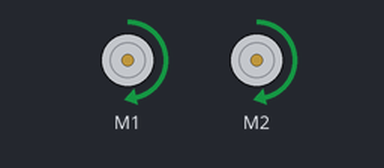
Bench run of a program on a simulated Raspberry Pi (BCM pin numbers). On the bench: 2 × DC motor (green arrow = forward, orange = backward, longer = faster). Motors are numbered in the order the program creates them (left before right in a Robot); what the program prints to the terminal is not drawn. At 5.0 s the program stops and its outputs stay as they are.

Above: at 0.1 s.
At 1.1 s:
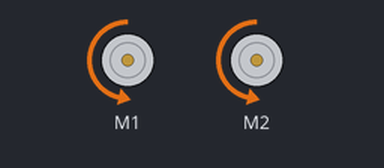
At 2.1 s:
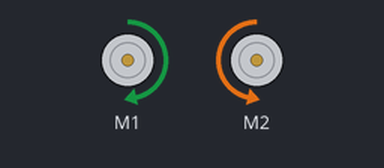
At 4.1 s:
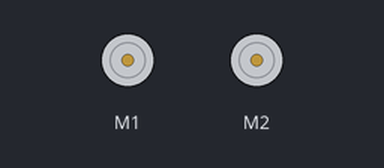
Timing chart, 0 to 5.6 s (numbered marks = the images above):
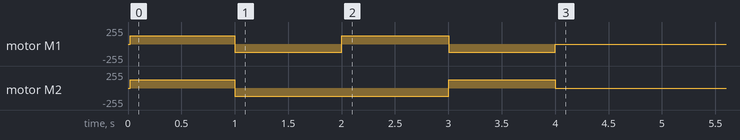

The program:

motor.py
```python
# Import the Motor class from the gpiozero library
from gpiozero import Motor

# Define the tankMotor class to control the motors of a tank-like robot
class tankMotor:
    def __init__(self):
        """Initialize the tankMotor class with GPIO pins for the left and right motors."""
        self.left_motor = Motor(24, 23)  # Initialize the left motor with GPIO pins 23 and 24
        self.right_motor = Motor(5, 6)   # Initialize the right motor with GPIO pins 6 and 5

    def duty_range(self, duty1, duty2):
        """Ensure the duty cycle values are within the valid range (-4095 to 4095)."""
        if duty1 > 4095:
            duty1 = 4095     # Cap the value at 4095 if it exceeds the maximum
        elif duty1 < -4095:
            duty1 = -4095    # Cap the value at -4095 if it falls below the minimum

        if duty2 > 4095:
            duty2 = 4095     # Cap the value at 4095 if it exceeds the maximum
        elif duty2 < -4095:
            duty2 = -4095    # Cap the value at -4095 if it falls below the minimum

        return duty1, duty2  # Return the clamped duty cycle values

    def left_Wheel(self, duty):
        """Control the left wheel based on the duty cycle value."""
        if duty > 0:
            self.left_motor.forward(duty / 4096)    # Move the left motor forward
        elif duty < 0:
            self.left_motor.backward(-duty / 4096)  # Move the left motor backward
        else:
            self.left_motor.stop()                  # Stop the left motor

    def right_Wheel(self, duty):
        """Control the right wheel based on the duty cycle value."""
        if duty > 0:
            self.right_motor.forward(duty / 4096)    # Move the right motor forward
        elif duty < 0:
            self.right_motor.backward(-duty / 4096)  # Move the right motor backward
        else:
            self.right_motor.stop()                  # Stop the right motor

    def setMotorModel(self, duty1, duty2):
        """Set the duty cycle for both motors and ensure they are within the valid range."""
        duty1, duty2 = self.duty_range(duty1, duty2)  # Clamp the duty cycle values
        self.left_Wheel(duty1)   # Control the left wheel
        self.right_Wheel(duty2)  # Control the right wheel

    def close(self):
        """Close the motors to release resources."""
        self.left_motor.close()   # Close the left motor
        self.right_motor.close()  # Close the right motor

# Main program logic follows:
if __name__ == '__main__':
    import time  # Import the time module for sleep functionality
    print('Program is starting ... \n')  # Print a start message
    pwm_motor = tankMotor()              # Create an instance of the tankMotor class

    try:
        pwm_motor.setMotorModel(2000, 2000)    # Set both motors to move forward
        time.sleep(1)                          # Wait for 1 second
        pwm_motor.setMotorModel(-2000, -2000)  # Set both motors to move backward
        time.sleep(1)                          # Wait for 1 second
        pwm_motor.setMotorModel(2000, -2000)   # Turn right(left motor forward, right motor backward)
        time.sleep(1)                          # Wait for 1 second
        pwm_motor.setMotorModel(-2000, 2000)   # Turn left(left motor backward, right motor forward)
        time.sleep(1)                          # Wait for 1 second
        pwm_motor.setMotorModel(0, 0)          # Stop both motors
        time.sleep(1)                          # Wait for 1 second
    except KeyboardInterrupt:                  # Handle a keyboard interrupt (Ctrl+C)
        pwm_motor.setMotorModel(0, 0)          # Stop both motors
        pwm_motor.close()                      # Close the motors to release resources
```

Measured:
- by itself, motor M2: stopped → forward 125/255 at 0.02 s, → backward 125/255 0.98 s later, → forward 125/255 2.0 s later, → stopped 1.0 s later
- by itself, motor M1: stopped → forward 125/255 at 0.02 s, → backward 125/255 0.98 s later, → forward 125/255 1.0 s later, → backward 125/255 1.0 s later, … (5 changes in this stretch)
